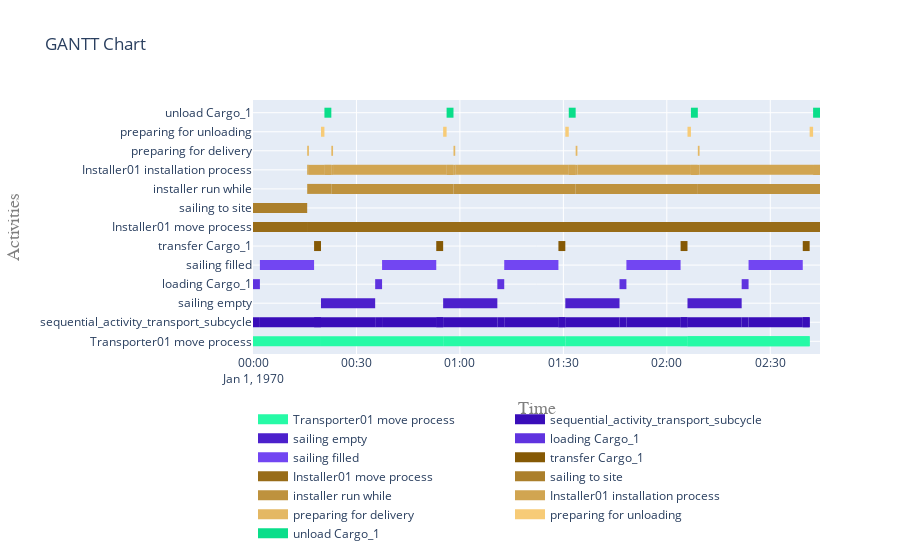

Notebook source saved alongside this figure:
### Markdown cell above
##### 5.2 Visualise gantt charts

### Code cell
plot.get_gantt_chart([*model.get_subprocesses(transport_activity), *model.get_subprocesses(installer_move_sequential_activity)])

### Figure 1 — Plotly figure (JSON) as saved in the notebook; plotly's stock layout.template omitted (floating-point values rounded to 4 significant figures)
{"data": [{"connectgaps": false, "hoverinfo": "y+name", "line": {"color": "rgb(38,250,166)", "width": 10}, "mode": "lines", "name": "Transporter01 move process", "type": "scatter", "x": ["1970-01-01T00:00:00", "1970-01-01T00:00:00", "1970-01-01T00:19:42.824591", "1970-01-01T00:19:42.824591", "1970-01-01T00:19:42.824591", "1970-01-01T00:19:42.824591", "1970-01-01T00:19:42.824591", "1970-01-01T00:55:08.473774", "1970-01-01T00:55:08.473774", "1970-01-01T00:55:08.473774", "1970-01-01T00:55:08.473774", "1970-01-01T00:55:08.473774", "1970-01-01T01:30:34.122956", "1970-01-01T01:30:34.122956", "1970-01-01T01:30:34.122956", "1970-01-01T01:30:34.122956", "1970-01-01T01:30:34.122956", "1970-01-01T02:05:59.772139", "1970-01-01T02:05:59.772139", "1970-01-01T02:05:59.772139", "1970-01-01T02:05:59.772139", "1970-01-01T02:05:59.772139", "1970-01-01T02:41:25.421321", "1970-01-01T02:41:25.421321", "1970-01-01T02:41:25.421321", "1970-01-01T02:05:59.772139", "1970-01-01T02:05:59.772139", "1970-01-01T02:41:25.421321", "1970-01-01T02:41:25.421321", "1970-01-01T02:41:25.421321"], "y": ["Transporter01 move process", "Transporter01 move process", "Transporter01 move process", "Transporter01 move process", null, "Transporter01 move process", "Transporter01 move process", "Transporter01 move process", "Transporter01 move process", null, "Transporter01 move process", "Transporter01 move process", "Transporter01 move process", "Transporter01 move process", null, "Transporter01 move process", "Transporter01 move process", "Transporter01 move process", "Transporter01 move process", null, "Transporter01 move process", "Transporter01 move process", "Transporter01 move process", "Transporter01 move process", null, "Transporter01 move process", "Transporter01 move process", "Transporter01 move process", "Transporter01 move process", null]}, {"connectgaps": false, "hoverinfo": "y+name", "line": {"color": "rgb(57,13,185)", "width": 10}, "mode": "lines", "name": "sequential_activity_transport_subcycle", "type": "scatter", "x": ["1970-01-01T00:00:00", "1970-01-01T00:00:00", "1970-01-01T00:00:00", "1970-01-01T00:00:00", "1970-01-01T00:00:00", "1970-01-01T00:00:00", "1970-01-01T00:00:00", "1970-01-01T00:02:00", "1970-01-01T00:02:00", "1970-01-01T00:02:00", "1970-01-01T00:02:00", "1970-01-01T00:02:00", "1970-01-01T00:17:42.824591", "1970-01-01T00:17:42.824591", "1970-01-01T00:17:42.824591", "1970-01-01T00:17:42.824591", "1970-01-01T00:17:42.824591", "1970-01-01T00:19:42.824591", "1970-01-01T00:19:42.824591", "1970-01-01T00:19:42.824591", "1970-01-01T00:17:42.824591", "1970-01-01T00:17:42.824591", "1970-01-01T00:19:42.824591", "1970-01-01T00:19:42.824591", "1970-01-01T00:19:42.824591", "1970-01-01T00:19:42.824591", "1970-01-01T00:19:42.824591", "1970-01-01T00:35:25.649183", "1970-01-01T00:35:25.649183", "1970-01-01T00:35:25.649183", "1970-01-01T00:35:25.649183", "1970-01-01T00:35:25.649183", "1970-01-01T00:37:25.649183", "1970-01-01T00:37:25.649183", "1970-01-01T00:37:25.649183", "1970-01-01T00:37:25.649183", "1970-01-01T00:37:25.649183", "1970-01-01T00:53:08.473774", "1970-01-01T00:53:08.473774", "1970-01-01T00:53:08.473774", "1970-01-01T00:53:08.473774", "1970-01-01T00:53:08.473774", "1970-01-01T00:55:08.473774", "1970-01-01T00:55:08.473774", "1970-01-01T00:55:08.473774", "1970-01-01T00:53:08.473774", "1970-01-01T00:53:08.473774", "1970-01-01T00:55:08.473774", "1970-01-01T00:55:08.473774", "1970-01-01T00:55:08.473774", "1970-01-01T00:55:08.473774", "1970-01-01T00:55:08.473774", "1970-01-01T01:10:51.298365", "1970-01-01T01:10:51.298365", "1970-01-01T01:10:51.298365", "1970-01-01T01:10:51.298365", "1970-01-01T01:10:51.298365", "1970-01-01T01:12:51.298365", "1970-01-01T01:12:51.298365", "1970-01-01T01:12:51.298365", "1970-01-01T01:12:51.298365", "1970-01-01T01:12:51.298365", "1970-01-01T01:28:34.122956", "1970-01-01T01:28:34.122956", "1970-01-01T01:28:34.122956", "1970-01-01T01:28:34.122956", "1970-01-01T01:28:34.122956", "1970-01-01T01:30:34.122956", "1970-01-01T01:30:34.122956", "1970-01-01T01:30:34.122956", "1970-01-01T01:28:34.122956", "1970-01-01T01:28:34.122956", "1970-01-01T01:30:34.122956", "1970-01-01T01:30:34.122956", "1970-01-01T01:30:34.122956", "1970-01-01T01:30:34.122956", "1970-01-01T01:30:34.122956", "1970-01-01T01:46:16.947548", "1970-01-01T01:46:16.947548", "1970-01-01T01:46:16.947548", "1970-01-01T01:46:16.947548", "1970-01-01T01:46:16.947548", "1970-01-01T01:48:16.947548", "1970-01-01T01:48:16.947548", "1970-01-01T01:48:16.947548", "1970-01-01T01:48:16.947548", "1970-01-01T01:48:16.947548", "1970-01-01T02:03:59.772139", "1970-01-01T02:03:59.772139", "1970-01-01T02:03:59.772139", "1970-01-01T02:03:59.772139", "1970-01-01T02:03:59.772139", "1970-01-01T02:05:59.772139", "1970-01-01T02:05:59.772139", "1970-01-01T02:05:59.772139", "1970-01-01T02:03:59.772139", "1970-01-01T02:03:59.772139", "1970-01-01T02:05:59.772139", "1970-01-01T02:05:59.772139", "1970-01-01T02:05:59.772139", "1970-01-01T02:05:59.772139", "1970-01-01T02:05:59.772139", "1970-01-01T02:21:42.596730", "1970-01-01T02:21:42.596730", "1970-01-01T02:21:42.596730", "1970-01-01T02:21:42.596730", "1970-01-01T02:21:42.596730", "1970-01-01T02:23:42.596730", "1970-01-01T02:23:42.596730", "1970-01-01T02:23:42.596730", "1970-01-01T02:23:42.596730", "1970-01-01T02:23:42.596730", "1970-01-01T02:39:25.421321", "1970-01-01T02:39:25.421321", "1970-01-01T02:39:25.421321", "1970-01-01T02:39:25.421321", "1970-01-01T02:39:25.421321", "1970-01-01T02:41:25.421321", "1970-01-01T02:41:25.421321", "1970-01-01T02:41:25.421321", "1970-01-01T02:39:25.421321", "1970-01-01T02:39:25.421321", "1970-01-01T02:41:25.421321", "1970-01-01T02:41:25.421321", "1970-01-01T02:41:25.421321"], "y": ["sequential_activity_transport_subcycle", "sequential_activity_transport_subcycle", "sequential_activity_transport_subcycle", "sequential_activity_transport_subcycle", null, "sequential_activity_transport_subcycle", "sequential_activity_transport_subcycle", "sequential_activity_transport_subcycle", "sequential_activity_transport_subcycle", null, "sequential_activity_transport_subcycle", "sequential_activity_transport_subcycle", "sequential_activity_transport_subcycle", "sequential_activity_transport_subcycle", null, "sequential_activity_transport_subcycle", "sequential_activity_transport_subcycle", "sequential_activity_transport_subcycle", "sequential_activity_transport_subcycle", null, "sequential_activity_transport_subcycle", "sequential_activity_transport_subcycle", "sequential_activity_transport_subcycle", "sequential_activity_transport_subcycle", null, "sequential_activity_transport_subcycle", "sequential_activity_transport_subcycle", "sequential_activity_transport_subcycle", "sequential_activity_transport_subcycle", null, "sequential_activity_transport_subcycle", "sequential_activity_transport_subcycle", "sequential_activity_transport_subcycle", "sequential_activity_transport_subcycle", null, "sequential_activity_transport_subcycle", "sequential_activity_transport_subcycle", "sequential_activity_transport_subcycle", "sequential_activity_transport_subcycle", null, "sequential_activity_transport_subcycle", "sequential_activity_transport_subcycle", "sequential_activity_transport_subcycle", "sequential_activity_transport_subcycle", null, "sequential_activity_transport_subcycle", "sequential_activity_transport_subcycle", "sequential_activity_transport_subcycle", "sequential_activity_transport_subcycle", null, "sequential_activity_transport_subcycle", "sequential_activity_transport_subcycle", "sequential_activity_transport_subcycle", "sequential_activity_transport_subcycle", null, "sequential_activity_transport_subcycle", "sequential_activity_transport_subcycle", "sequential_activity_transport_subcycle", "sequential_activity_transport_subcycle", null, "sequential_activity_transport_subcycle", "sequential_activity_transport_subcycle", "sequential_activity_transport_subcycle", "sequential_activity_transport_subcycle", null, "sequential_activity_transport_subcycle", "sequential_activity_transport_subcycle", "sequential_activity_transport_subcycle", "sequential_activity_transport_subcycle", null, "sequential_activity_transport_subcycle", "sequential_activity_transport_subcycle", "sequential_activity_transport_subcycle", "sequential_activity_transport_subcycle", null, "sequential_activity_transport_subcycle", "sequential_activity_transport_subcycle", "sequential_activity_transport_subcycle", "sequential_activity_transport_subcycle", null, "sequential_activity_transport_subcycle", "sequential_activity_transport_subcycle", "sequential_activity_transport_subcycle", "sequential_activity_transport_subcycle", null, "sequential_activity_transport_subcycle", "sequential_activity_transport_subcycle", "sequential_activity_transport_subcycle", "sequential_activity_transport_subcycle", null, "sequential_activity_transport_subcycle", "sequential_activity_transport_subcycle", "sequential_activity_transport_subcycle", "sequential_activity_transport_subcycle", null, "sequential_activity_transport_subcycle", "sequential_activity_transport_subcycle", "sequential_activity_transport_subcycle", "sequential_activity_transport_subcycle", null, "sequential_activity_transport_subcycle", "sequential_activity_transport_subcycle", "sequential_activity_transport_subcycle", "sequential_activity_transport_subcycle", null, "sequential_activity_transport_subcycle", "sequential_activity_transport_subcycle", "sequential_activity_transport_subcycle", "sequential_activity_transport_subcycle", null, "sequential_activity_transport_subcycle", "sequential_activity_transport_subcycle", "sequential_activity_transport_subcycle", "sequential_activity_transport_subcycle", null, "sequential_activity_transport_subcycle", "sequential_activity_transport_subcycle", "sequential_activity_transport_subcycle", "sequential_activity_transport_subcycle", null, "sequential_activity_transport_subcycle", "sequential_activity_transport_subcycle", "sequential_activity_transport_subcycle", "sequential_activity_transport_subcycle", null]}, {"connectgaps": false, "hoverinfo": "y+name", "line": {"color": "rgb(76,32,204)", "width": 10}, "mode": "lines", "name": "sailing empty", "type": "scatter", "x": ["1970-01-01T00:00:00", "1970-01-01T00:00:00", "1970-01-01T00:00:00", "1970-01-01T00:00:00", "1970-01-01T00:00:00", "1970-01-01T00:19:42.824591", "1970-01-01T00:19:42.824591", "1970-01-01T00:35:25.649183", "1970-01-01T00:35:25.649183", "1970-01-01T00:35:25.649183", "1970-01-01T00:55:08.473774", "1970-01-01T00:55:08.473774", "1970-01-01T01:10:51.298365", "1970-01-01T01:10:51.298365", "1970-01-01T01:10:51.298365", "1970-01-01T01:30:34.122956", "1970-01-01T01:30:34.122956", "1970-01-01T01:46:16.947548", "1970-01-01T01:46:16.947548", "1970-01-01T01:46:16.947548", "1970-01-01T02:05:59.772139", "1970-01-01T02:05:59.772139", "1970-01-01T02:21:42.596730", "1970-01-01T02:21:42.596730", "1970-01-01T02:21:42.596730"], "y": ["sailing empty", "sailing empty", "sailing empty", "sailing empty", null, "sailing empty", "sailing empty", "sailing empty", "sailing empty", null, "sailing empty", "sailing empty", "sailing empty", "sailing empty", null, "sailing empty", "sailing empty", "sailing empty", "sailing empty", null, "sailing empty", "sailing empty", "sailing empty", "sailing empty", null]}, {"connectgaps": false, "hoverinfo": "y+name", "line": {"color": "rgb(95,51,223)", "width": 10}, "mode": "lines", "name": "loading Cargo_1", "type": "scatter", "x": ["1970-01-01T00:00:00", "1970-01-01T00:00:00", "1970-01-01T00:02:00", "1970-01-01T00:02:00", "1970-01-01T00:02:00", "1970-01-01T00:35:25.649183", "1970-01-01T00:35:25.649183", "1970-01-01T00:37:25.649183", "1970-01-01T00:37:25.649183", "1970-01-01T00:37:25.649183", "1970-01-01T01:10:51.298365", "1970-01-01T01:10:51.298365", "1970-01-01T01:12:51.298365", "1970-01-01T01:12:51.298365", "1970-01-01T01:12:51.298365", "1970-01-01T01:46:16.947548", "1970-01-01T01:46:16.947548", "1970-01-01T01:48:16.947548", "1970-01-01T01:48:16.947548", "1970-01-01T01:48:16.947548", "1970-01-01T02:21:42.596730", "1970-01-01T02:21:42.596730", "1970-01-01T02:23:42.596730", "1970-01-01T02:23:42.596730", "1970-01-01T02:23:42.596730"], "y": ["loading Cargo_1", "loading Cargo_1", "loading Cargo_1", "loading Cargo_1", null, "loading Cargo_1", "loading Cargo_1", "loading Cargo_1", "loading Cargo_1", null, "loading Cargo_1", "loading Cargo_1", "loading Cargo_1", "loading Cargo_1", null, "loading Cargo_1", "loading Cargo_1", "loading Cargo_1", "loading Cargo_1", null, "loading Cargo_1", "loading Cargo_1", "loading Cargo_1", "loading Cargo_1", null]}, {"connectgaps": false, "hoverinfo": "y+name", "line": {"color": "rgb(114,70,242)", "width": 10}, "mode": "lines", "name": "sailing filled", "type": "scatter", "x": ["1970-01-01T00:02:00", "1970-01-01T00:02:00", "1970-01-01T00:17:42.824591", "1970-01-01T00:17:42.824591", "1970-01-01T00:17:42.824591", "1970-01-01T00:37:25.649183", "1970-01-01T00:37:25.649183", "1970-01-01T00:53:08.473774", "1970-01-01T00:53:08.473774", "1970-01-01T00:53:08.473774", "1970-01-01T01:12:51.298365", "1970-01-01T01:12:51.298365", "1970-01-01T01:28:34.122956", "1970-01-01T01:28:34.122956", "1970-01-01T01:28:34.122956", "1970-01-01T01:48:16.947548", "1970-01-01T01:48:16.947548", "1970-01-01T02:03:59.772139", "1970-01-01T02:03:59.772139", "1970-01-01T02:03:59.772139", "1970-01-01T02:23:42.596730", "1970-01-01T02:23:42.596730", "1970-01-01T02:39:25.421321", "1970-01-01T02:39:25.421321", "1970-01-01T02:39:25.421321"], "y": ["sailing filled", "sailing filled", "sailing filled", "sailing filled", null, "sailing filled", "sailing filled", "sailing filled", "sailing filled", null, "sailing filled", "sailing filled", "sailing filled", "sailing filled", null, "sailing filled", "sailing filled", "sailing filled", "sailing filled", null, "sailing filled", "sailing filled", "sailing filled", "sailing filled", null]}, {"connectgaps": false, "hoverinfo": "y+name", "line": {"color": "rgb(133,89,5)", "width": 10}, "mode": "lines", "name": "transfer Cargo_1", "type": "scatter", "x": ["1970-01-01T00:17:42.824591", "1970-01-01T00:17:42.824591", "1970-01-01T00:19:42.824591", "1970-01-01T00:19:42.824591", "1970-01-01T00:19:42.824591", "1970-01-01T00:53:08.473774", "1970-01-01T00:53:08.473774", "1970-01-01T00:55:08.473774", "1970-01-01T00:55:08.473774", "1970-01-01T00:55:08.473774", "1970-01-01T01:28:34.122956", "1970-01-01T01:28:34.122956", "1970-01-01T01:30:34.122956", "1970-01-01T01:30:34.122956", "1970-01-01T01:30:34.122956", "1970-01-01T02:03:59.772139", "1970-01-01T02:03:59.772139", "1970-01-01T02:05:59.772139", "1970-01-01T02:05:59.772139", "1970-01-01T02:05:59.772139", "1970-01-01T02:39:25.421321", "1970-01-01T02:39:25.421321", "1970-01-01T02:41:25.421321", "1970-01-01T02:41:25.421321", "1970-01-01T02:41:25.421321"], "y": ["transfer Cargo_1", "transfer Cargo_1", "transfer Cargo_1", "transfer Cargo_1", null, "transfer Cargo_1", "transfer Cargo_1", "transfer Cargo_1", "transfer Cargo_1", null, "transfer Cargo_1", "transfer Cargo_1", "transfer Cargo_1", "transfer Cargo_1", null, "transfer Cargo_1", "transfer Cargo_1", "transfer Cargo_1", "transfer Cargo_1", null, "transfer Cargo_1", "transfer Cargo_1", "transfer Cargo_1", "transfer Cargo_1", null]}, {"connectgaps": false, "hoverinfo": "y+name", "line": {"color": "rgb(152,108,24)", "width": 10}, "mode": "lines", "name": "Installer01 move process", "type": "scatter", "x": ["1970-01-01T00:00:00", "1970-01-01T00:00:00", "1970-01-01T00:15:42.824591", "1970-01-01T00:15:42.824591", "1970-01-01T00:15:42.824591", "1970-01-01T00:15:42.824591", "1970-01-01T00:15:42.824591", "1970-01-01T02:44:25.421321", "1970-01-01T02:44:25.421321", "1970-01-01T02:44:25.421321", "1970-01-01T00:15:42.824591", "1970-01-01T00:15:42.824591", "1970-01-01T02:44:25.421321", "1970-01-01T02:44:25.421321", "1970-01-01T02:44:25.421321"], "y": ["Installer01 move process", "Installer01 move process", "Installer01 move process", "Installer01 move process", null, "Installer01 move process", "Installer01 move process", "Installer01 move process", "Installer01 move process", null, "Installer01 move process", "Installer01 move process", "Installer01 move process", "Installer01 move process", null]}, {"connectgaps": false, "hoverinfo": "y+name", "line": {"color": "rgb(171,127,43)", "width": 10}, "mode": "lines", "name": "sailing to site", "type": "scatter", "x": ["1970-01-01T00:00:00", "1970-01-01T00:00:00", "1970-01-01T00:15:42.824591", "1970-01-01T00:15:42.824591", "1970-01-01T00:15:42.824591"], "y": ["sailing to site", "sailing to site", "sailing to site", "sailing to site", null]}, {"connectgaps": false, "hoverinfo": "y+name", "line": {"color": "rgb(190,146,62)", "width": 10}, "mode": "lines", "name": "installer run while", "type": "scatter", "x": ["1970-01-01T00:15:42.824591", "1970-01-01T00:15:42.824591", "1970-01-01T00:22:42.824591", "1970-01-01T00:22:42.824591", "1970-01-01T00:22:42.824591", "1970-01-01T00:22:42.824591", "1970-01-01T00:22:42.824591", "1970-01-01T00:58:08.473774", "1970-01-01T00:58:08.473774", "1970-01-01T00:58:08.473774", "1970-01-01T00:58:08.473774", "1970-01-01T00:58:08.473774", "1970-01-01T01:33:34.122956", "1970-01-01T01:33:34.122956", "1970-01-01T01:33:34.122956", "1970-01-01T01:33:34.122956", "1970-01-01T01:33:34.122956", "1970-01-01T02:08:59.772139", "1970-01-01T02:08:59.772139", "1970-01-01T02:08:59.772139", "1970-01-01T02:08:59.772139", "1970-01-01T02:08:59.772139", "1970-01-01T02:44:25.421321", "1970-01-01T02:44:25.421321", "1970-01-01T02:44:25.421321", "1970-01-01T02:08:59.772139", "1970-01-01T02:08:59.772139", "1970-01-01T02:44:25.421321", "1970-01-01T02:44:25.421321", "1970-01-01T02:44:25.421321"], "y": ["installer run while", "installer run while", "installer run while", "installer run while", null, "installer run while", "installer run while", "installer run while", "installer run while", null, "installer run while", "installer run while", "installer run while", "installer run while", null, "installer run while", "installer run while", "installer run while", "installer run while", null, "installer run while", "installer run while", "installer run while", "installer run while", null, "installer run while", "installer run while", "installer run while", "installer run while", null]}, {"connectgaps": false, "hoverinfo": "y+name", "line": {"color": "rgb(209,165,81)", "width": 10}, "mode": "lines", "name": "Installer01 installation process", "type": "scatter", "x": ["1970-01-01T00:15:42.824591", "1970-01-01T00:15:42.824591", "1970-01-01T00:16:12.824591", "1970-01-01T00:16:12.824591", "1970-01-01T00:16:12.824591", "1970-01-01T00:16:12.824591", "1970-01-01T00:16:12.824591", "1970-01-01T00:20:42.824591", "1970-01-01T00:20:42.824591", "1970-01-01T00:20:42.824591", "1970-01-01T00:20:42.824591", "1970-01-01T00:20:42.824591", "1970-01-01T00:22:42.824591", "1970-01-01T00:22:42.824591", "1970-01-01T00:22:42.824591", "1970-01-01T00:20:42.824591", "1970-01-01T00:20:42.824591", "1970-01-01T00:22:42.824591", "1970-01-01T00:22:42.824591", "1970-01-01T00:22:42.824591", "1970-01-01T00:22:42.824591", "1970-01-01T00:22:42.824591", "1970-01-01T00:23:12.824591", "1970-01-01T00:23:12.824591", "1970-01-01T00:23:12.824591", "1970-01-01T00:23:12.824591", "1970-01-01T00:23:12.824591", "1970-01-01T00:56:08.473774", "1970-01-01T00:56:08.473774", "1970-01-01T00:56:08.473774", "1970-01-01T00:56:08.473774", "1970-01-01T00:56:08.473774", "1970-01-01T00:58:08.473774", "1970-01-01T00:58:08.473774", "1970-01-01T00:58:08.473774", "1970-01-01T00:56:08.473774", "1970-01-01T00:56:08.473774", "1970-01-01T00:58:08.473774", "1970-01-01T00:58:08.473774", "1970-01-01T00:58:08.473774", "1970-01-01T00:58:08.473774", "1970-01-01T00:58:08.473774", "1970-01-01T00:58:38.473774", "1970-01-01T00:58:38.473774", "1970-01-01T00:58:38.473774", "1970-01-01T00:58:38.473774", "1970-01-01T00:58:38.473774", "1970-01-01T01:31:34.122956", "1970-01-01T01:31:34.122956", "1970-01-01T01:31:34.122956", "1970-01-01T01:31:34.122956", "1970-01-01T01:31:34.122956", "1970-01-01T01:33:34.122956", "1970-01-01T01:33:34.122956", "1970-01-01T01:33:34.122956", "1970-01-01T01:31:34.122956", "1970-01-01T01:31:34.122956", "1970-01-01T01:33:34.122956", "1970-01-01T01:33:34.122956", "1970-01-01T01:33:34.122956", "1970-01-01T01:33:34.122956", "1970-01-01T01:33:34.122956", "1970-01-01T01:34:04.122956", "1970-01-01T01:34:04.122956", "1970-01-01T01:34:04.122956", "1970-01-01T01:34:04.122956", "1970-01-01T01:34:04.122956", "1970-01-01T02:06:59.772139", "1970-01-01T02:06:59.772139", "1970-01-01T02:06:59.772139", "1970-01-01T02:06:59.772139", "1970-01-01T02:06:59.772139", "1970-01-01T02:08:59.772139", "1970-01-01T02:08:59.772139", "1970-01-01T02:08:59.772139", "1970-01-01T02:06:59.772139", "1970-01-01T02:06:59.772139", "1970-01-01T02:08:59.772139", "1970-01-01T02:08:59.772139", "1970-01-01T02:08:59.772139", "1970-01-01T02:08:59.772139", "1970-01-01T02:08:59.772139", "1970-01-01T02:09:29.772139", "1970-01-01T02:09:29.772139", "1970-01-01T02:09:29.772139", "1970-01-01T02:09:29.772139", "1970-01-01T02:09:29.772139", "1970-01-01T02:42:25.421321", "1970-01-01T02:42:25.421321", "1970-01-01T02:42:25.421321", "1970-01-01T02:42:25.421321", "1970-01-01T02:42:25.421321", "1970-01-01T02:44:25.421321", "1970-01-01T02:44:25.421321", "1970-01-01T02:44:25.421321", "1970-01-01T02:42:25.421321", "1970-01-01T02:42:25.421321", "1970-01-01T02:44:25.421321", "1970-01-01T02:44:25.421321", "1970-01-01T02:44:25.421321"], "y": ["Installer01 installation process", "Installer01 installation process", "Installer01 installation process", "Installer01 installation process", null, "Installer01 installation process", "Installer01 installation process", "Installer01 installation process", "Installer01 installation process", null, "Installer01 installation process", "Installer01 installation process", "Installer01 installation process", "Installer01 installation process", null, "Installer01 installation process", "Installer01 installation process", "Installer01 installation process", "Installer01 installation process", null, "Installer01 installation process", "Installer01 installation process", "Installer01 installation process", "Installer01 installation process", null, "Installer01 installation process", "Installer01 installation process", "Installer01 installation process", "Installer01 installation process", null, "Installer01 installation process", "Installer01 installation process", "Installer01 installation process", "Installer01 installation process", null, "Installer01 installation process", "Installer01 installation process", "Installer01 installation process", "Installer01 installation process", null, "Installer01 installation process", "Installer01 installation process", "Installer01 installation process", "Installer01 installation process", null, "Installer01 installation process", "Installer01 installation process", "Installer01 installation process", "Installer01 installation process", null, "Installer01 installation process", "Installer01 installation process", "Installer01 installation process", "Installer01 installation process", null, "Installer01 installation process", "Installer01 installation process", "Installer01 installation process", "Installer01 installation process", null, "Installer01 installation process", "Installer01 installation process", "Installer01 installation process", "Installer01 installation process", null, "Installer01 installation process", "Installer01 installation process", "Installer01 installation process", "Installer01 installation process", null, "Installer01 installation process", "Installer01 installation process", "Installer01 installation process", "Installer01 installation process", null, "Installer01 installation process", "Installer01 installation process", "Installer01 installation process", "Installer01 installation process", null, "Installer01 installation process", "Installer01 installation process", "Installer01 installation process", "Installer01 installation process", null, "Installer01 installation process", "Installer01 installation process", "Installer01 installation process", "Installer01 installation process", null, "Installer01 installation process", "Installer01 installation process", "Installer01 installation process", "Installer01 installation process", null, "Installer01 installation process", "Installer01 installation process", "Installer01 installation process", "Installer01 installation process", null]}, {"connectgaps": false, "hoverinfo": "y+name", "line": {"color": "rgb(228,184,100)", "width": 10}, "mode": "lines", "name": "preparing for delivery", "type": "scatter", "x": ["1970-01-01T00:15:42.824591", "1970-01-01T00:15:42.824591", "1970-01-01T00:16:12.824591", "1970-01-01T00:16:12.824591", "1970-01-01T00:16:12.824591", "1970-01-01T00:22:42.824591", "1970-01-01T00:22:42.824591", "1970-01-01T00:23:12.824591", "1970-01-01T00:23:12.824591", "1970-01-01T00:23:12.824591", "1970-01-01T00:58:08.473774", "1970-01-01T00:58:08.473774", "1970-01-01T00:58:38.473774", "1970-01-01T00:58:38.473774", "1970-01-01T00:58:38.473774", "1970-01-01T01:33:34.122956", "1970-01-01T01:33:34.122956", "1970-01-01T01:34:04.122956", "1970-01-01T01:34:04.122956", "1970-01-01T01:34:04.122956", "1970-01-01T02:08:59.772139", "1970-01-01T02:08:59.772139", "1970-01-01T02:09:29.772139", "1970-01-01T02:09:29.772139", "1970-01-01T02:09:29.772139"], "y": ["preparing for delivery", "preparing for delivery", "preparing for delivery", "preparing for delivery", null, "preparing for delivery", "preparing for delivery", "preparing for delivery", "preparing for delivery", null, "preparing for delivery", "preparing for delivery", "preparing for delivery", "preparing for delivery", null, "preparing for delivery", "preparing for delivery", "preparing for delivery", "preparing for delivery", null, "preparing for delivery", "preparing for delivery", "preparing for delivery", "preparing for delivery", null]}, {"connectgaps": false, "hoverinfo": "y+name", "line": {"color": "rgb(247,203,119)", "width": 10}, "mode": "lines", "name": "preparing for unloading", "type": "scatter", "x": ["1970-01-01T00:19:42.824591", "1970-01-01T00:19:42.824591", "1970-01-01T00:20:42.824591", "1970-01-01T00:20:42.824591", "1970-01-01T00:20:42.824591", "1970-01-01T00:55:08.473774", "1970-01-01T00:55:08.473774", "1970-01-01T00:56:08.473774", "1970-01-01T00:56:08.473774", "1970-01-01T00:56:08.473774", "1970-01-01T01:30:34.122956", "1970-01-01T01:30:34.122956", "1970-01-01T01:31:34.122956", "1970-01-01T01:31:34.122956", "1970-01-01T01:31:34.122956", "1970-01-01T02:05:59.772139", "1970-01-01T02:05:59.772139", "1970-01-01T02:06:59.772139", "1970-01-01T02:06:59.772139", "1970-01-01T02:06:59.772139", "1970-01-01T02:41:25.421321", "1970-01-01T02:41:25.421321", "1970-01-01T02:42:25.421321", "1970-01-01T02:42:25.421321", "1970-01-01T02:42:25.421321"], "y": ["preparing for unloading", "preparing for unloading", "preparing for unloading", "preparing for unloading", null, "preparing for unloading", "preparing for unloading", "preparing for unloading", "preparing for unloading", null, "preparing for unloading", "preparing for unloading", "preparing for unloading", "preparing for unloading", null, "preparing for unloading", "preparing for unloading", "preparing for unloading", "preparing for unloading", null, "preparing for unloading", "preparing for unloading", "preparing for unloading", "preparing for unloading", null]}, {"connectgaps": false, "hoverinfo": "y+name", "line": {"color": "rgb(10,222,138)", "width": 10}, "mode": "lines", "name": "unload Cargo_1", "type": "scatter", "x": ["1970-01-01T00:20:42.824591", "1970-01-01T00:20:42.824591", "1970-01-01T00:22:42.824591", "1970-01-01T00:22:42.824591", "1970-01-01T00:22:42.824591", "1970-01-01T00:56:08.473774", "1970-01-01T00:56:08.473774", "1970-01-01T00:58:08.473774", "1970-01-01T00:58:08.473774", "1970-01-01T00:58:08.473774", "1970-01-01T01:31:34.122956", "1970-01-01T01:31:34.122956", "1970-01-01T01:33:34.122956", "1970-01-01T01:33:34.122956", "1970-01-01T01:33:34.122956", "1970-01-01T02:06:59.772139", "1970-01-01T02:06:59.772139", "1970-01-01T02:08:59.772139", "1970-01-01T02:08:59.772139", "1970-01-01T02:08:59.772139", "1970-01-01T02:42:25.421321", "1970-01-01T02:42:25.421321", "1970-01-01T02:44:25.421321", "1970-01-01T02:44:25.421321", "1970-01-01T02:44:25.421321"], "y": ["unload Cargo_1", "unload Cargo_1", "unload Cargo_1", "unload Cargo_1", null, "unload Cargo_1", "unload Cargo_1", "unload Cargo_1", "unload Cargo_1", null, "unload Cargo_1", "unload Cargo_1", "unload Cargo_1", "unload Cargo_1", null, "unload Cargo_1", "unload Cargo_1", "unload Cargo_1", "unload Cargo_1", null, "unload Cargo_1", "unload Cargo_1", "unload Cargo_1", "unload Cargo_1", null]}], "layout": {"hovermode": "closest", "legend": {"orientation": "h", "x": 0, "y": -0.2}, "title": {"text": "GANTT Chart"}, "xaxis": {"range": ["1970-01-01T00:00:00", "1970-01-01T02:44:25.421321"], "title": {"font": {"color": "#7f7f7f", "family": "Courier New, monospace", "size": 18}, "text": "Time"}}, "yaxis": {"title": {"font": {"color": "#7f7f7f", "family": "Courier New, monospace", "size": 18}, "text": "Activities"}}}}
